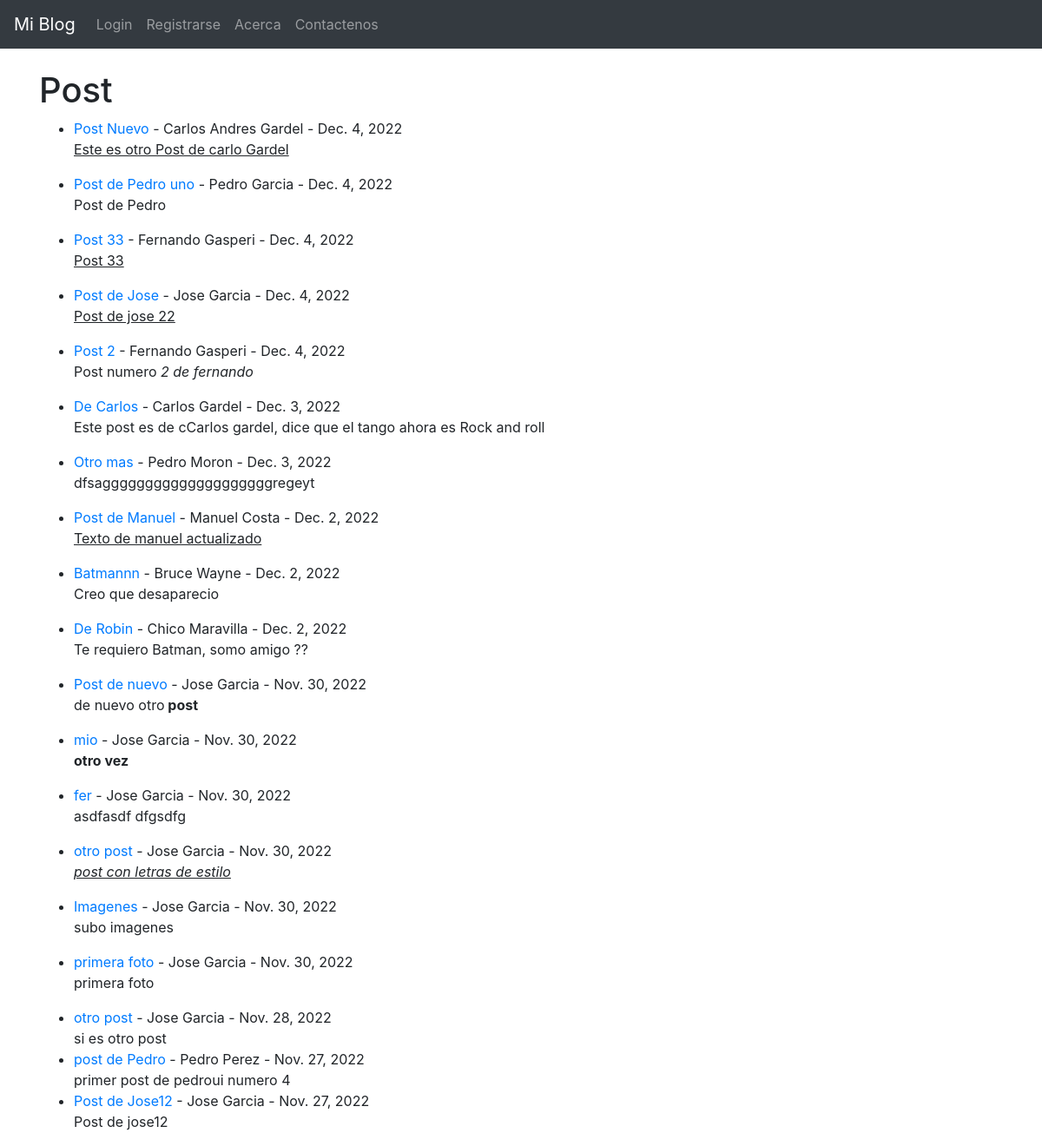
The page / on the database its author committed.
### primerblog/models.py (models this page shows, shortened)
class Post(models.Model):
    title = models.CharField(max_length=100)
    header_image = models.ImageField(null=True, blank=True, upload_to="images/")
    sub_title = models.CharField(max_length=100)
    author = models.ForeignKey(User, on_delete=models.CASCADE)
    body = RichTextField(blank=True, null=True)
    post_date = models.DateField(auto_now_add=True)
    likes = models.ManyToManyField(User, related_name="blog_posts")

### primerblog/views.py (the view)
# urls.py: path("", HomeView.as_view(), name="home"),
class HomeView(ListView):
    model = Post
    template_name = "home.html"
    ordering = ["-post_date"]

### primerblog/templates/home.html (shortened to what this page needs)
{% extends "base.html" %}
{% block content %}
<h1>Post</h1>
<ul>
{% for post in object_list %}
    <li><a href="{% url "article-detail" post.pk %}">{{ post.title}} </a>-
    {{ post.author.first_name}} {{ post.author.last_name}} - {{ post.post_date}}  <br/>
    {{ post.body|safe }}</li>
{% endfor %}
</ul>
{% endblock %}

### rows shown on the page
Post: title "Post Nuevo", author.first_name "Carlos Andres", author.last_name "Gardel", post_date "Dec. 4, 2022", body "Este es otro Post de carlo Gardel"
Post: title "Post de Pedro uno", author.first_name "Pedro", author.last_name "Garcia", post_date "Dec. 4, 2022", body "Post de Pedro"
Post: title "Post 33", author.first_name "Fernando", author.last_name "Gasperi", post_date "Dec. 4, 2022", body "Post 33"
Post: title "Post de Jose", author.first_name "Jose", author.last_name "Garcia", post_date "Dec. 4, 2022", body "Post de jose 22"
Post: title "Post 2", author.first_name "Fernando", author.last_name "Gasperi", post_date "Dec. 4, 2022", body "Post numero 2 de fernando"
Post: title "De Carlos", author.first_name "Carlos", author.last_name "Gardel", post_date "Dec. 3, 2022", body "Este post es de cCarlos gardel, dice que el tango ahora es Rock and roll"
Post: title "Otro mas", author.first_name "Pedro", author.last_name "Moron", post_date "Dec. 3, 2022", body "dfsaggggggggggggggggggggregeyt"
Post: title "Post de Manuel", author.first_name "Manuel", author.last_name "Costa", post_date "Dec. 2, 2022", body "Texto de manuel actualizado"
Post: title "Batmannn", author.first_name "Bruce", author.last_name "Wayne", post_date "Dec. 2, 2022", body "Creo que desaparecio"
Post: title "De Robin", author.first_name "Chico", author.last_name "Maravilla", post_date "Dec. 2, 2022", body "Te requiero Batman, somo amigo ??"
Post: title "Post de nuevo", author.first_name "Jose", author.last_name "Garcia", post_date "Nov. 30, 2022", body "de nuevo otro post"
Post: title "mio", author.first_name "Jose", author.last_name "Garcia", post_date "Nov. 30, 2022", body "otro vez"
Post: title "fer", author.first_name "Jose", author.last_name "Garcia", post_date "Nov. 30, 2022", body "asdfasdf dfgsdfg"
Post: title "otro post", author.first_name "Jose", author.last_name "Garcia", post_date "Nov. 30, 2022", body "post con letras de estilo"
Post: title "Imagenes", author.first_name "Jose", author.last_name "Garcia", post_date "Nov. 30, 2022", body "subo imagenes"
Post: title "primera foto", author.first_name "Jose", author.last_name "Garcia", post_date "Nov. 30, 2022", body "primera foto"
Post: title "otro post", author.first_name "Jose", author.last_name "Garcia", post_date "Nov. 28, 2022", body "si es otro post"
Post: title "post de Pedro", author.first_name "Pedro", author.last_name "Perez", post_date "Nov. 27, 2022", body "primer post de pedroui numero 4"
Post: title "Post de Jose12", author.first_name "Jose", author.last_name "Garcia", post_date "Nov. 27, 2022", body "Post de jose12"
